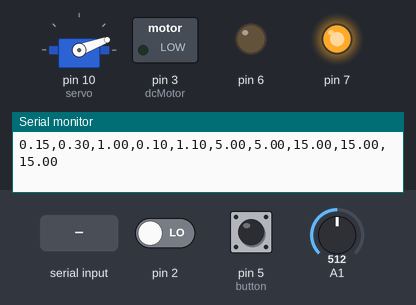
The sketch below on a simulated Arduino Uno, built with avr-gcc and run on an emulated ATmega328P. Shown: servo, switched loads named in the sketch (green lamp = pin HIGH), output pins drawn as LEDs (lit = HIGH), the last lines printed to the serial monitor. The test bench sets the inputs (shaded band); at power-on: A1 = 512, pin 5 (button) HIGH, pin 2 LOW. Servo pulses on a pin are drawn as a servo (544–2400 µs = 0–180°); pins used as bus, display or sensor lines are not drawn.

Above: at 1.2 s.
1.3 s: "1" received over Serial
At 4.24 s:
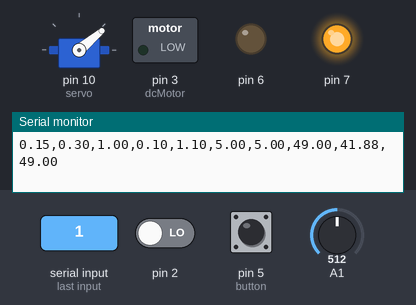
4.3 s: A1 set to 0
5.9 s: pin 5 (button) pulled LOW for 0.15 s
At 5.98 s:
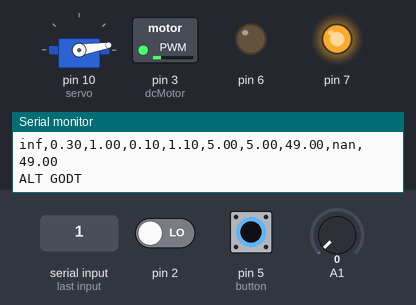
7.5 s: pin 5 (button) pulled LOW for 3.2 s
At 11.2 s:
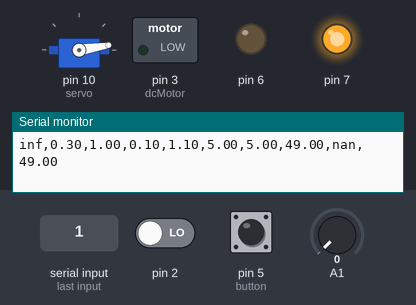
Timing chart, 0 to 12.7 s (numbered marks = the images above; inputs shaded):
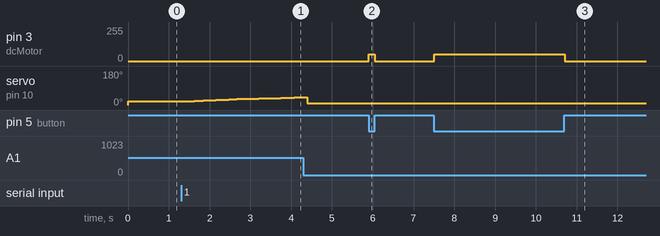

The sketch:

enitirecar_servo_v2_with_velocity.ino
```cpp
//#include <TimerOne.h>

#define feedback_PIN A0
#define PWM_PIN 9
const float theta_base_ref = 30;
float theta_ref = theta_base_ref;
int square_count = 0;
unsigned long t0 = 0;
const unsigned long ts = 5;

float T = 0.005;
float PWM_OUT = 0;


float x1 = 15;
float x2 = 0;
float x3 = 0;
float x4 = 0;

float lastx1 = 15;
float lastx2 = 0;
float lastx3 = 0;
float lastx4 = 0;

float L = 0.4;
float l = 0.3;
float v = 1;
float tau = 0.1;
float K = 1.1;
float Kp = 5;
float Kv = 5;
float ref = 15;
float lastref = 15;

const byte dcMotor = 3;  // Timer 2 "B" output: OC2B

const byte servo = 10;  // Timer 2 "B" output: OC2B

const long frequency_motor = 20000L;  // Hz

const long frequency_Servo =50L;

float DUTY = 2.7;
float DUTY_DC = 0;
float toPWM = (1 / DUTY) * 100;
float toPWM_DC = 0;

float IRdistance = 30;
int distanceCounter = 0;
int button = 5;

// Variables for measuring velocity
unsigned long tstart = 0;
unsigned long tstop = 0;
unsigned long tlast = 0;
double circumference = 0.2765; //27,65 cm
double magnets = 4.0;

void setup() {
  // put your setup code here, to run once:
  Serial.begin(115200);/*
  pinMode(PWM_PIN, OUTPUT);
   Timer1.initialize(2000);
   Timer1.stop();
   Timer1.restart();

   Timer1.pwm(PWM_PIN, 50, 20000);*/

  t0 = millis();
  pinMode (dcMotor, OUTPUT);
  pinMode(button, INPUT_PULLUP);
  pinMode ( servo, OUTPUT);
  pinMode(6, OUTPUT);
  pinMode(7,OUTPUT);
  digitalWrite(6,LOW);
  digitalWrite(7,HIGH);
  attachInterrupt(0, magnet_detect, RISING);//Initialize the intterrupt pin (Arduino digital pin 2)


  TCCR2A = bit (WGM20) | bit (WGM21) | bit (COM2B1); // fast PWM, clear OC2B on compare

  TCCR2B = bit (WGM22) | bit (CS21);         // fast PWM, prescaler of 8

  OCR2A =  ((F_CPU / 8) / frequency_motor) - 1;    // zero relative

  OCR2B = ((OCR2A + 1) / toPWM) - 1;             // 50% duty cycle


  TCCR1A = bit (WGM11) | bit (WGM10) | bit (COM1B1); // fast PWM, clear OC2B on compare

  TCCR1B = bit (WGM13) | bit (CS21);         // fast PWM, prescaler of 8

  OCR1A =  ((F_CPU / 16) / frequency_Servo) - 1;    // zero relative

  OCR1B = ((OCR1A + 1) / toPWM) - 1;             // 50% duty cycle*/
}

void loop() {
  if (Serial.available()) {
    ref = Serial.read();
    //ref = map(ref,0,320,0,65);
    //Serial.print("The following char was received: ");
    //Serial.println(ref,DEC);
  }

  servoLoop();
  dcmotorLoop();
  //Timer1.setPwmDuty(PWM_PIN, PWM_OUT);
  /*
  Serial.print(x1);
   Serial.print(",");
   Serial.print(ref);
   Serial.print(",");
   Serial.print(PWM_OUT);
   Serial.print("\n");
   */
  // Wait

  distanceCounter++;
  if(distanceCounter == 8){
    int sensorValue = analogRead(A1);
    IRdistance = 187754 * pow(sensorValue, -1.51);
    L = IRdistance/100;
    distanceCounter = 0;
  }
  t0 = millis();

  float interval = (tstart - tlast);
  float velocity;
  velocity = ((circumference / magnets) / (interval / 1000)) * 3.6;
  //v = velocity*3;


    while ((t0 + ts) > millis()) {
  }

}

void servoLoop(){
    Serial.print(L);
  Serial.print(',');
  Serial.print(l);
  Serial.print(',');
  Serial.print(v);
  Serial.print(',');
  Serial.print(tau);
  Serial.print(',');
  Serial.print(K);
  Serial.print(',');
  Serial.print(Kp);
  Serial.print(',');
  Serial.print(Kv);
  Serial.print(',');
  Serial.print(ref);
  Serial.print(',');
  Serial.print(x1);
  Serial.print(',');
  Serial.println(lastref);
 /* float L = 0.4;
  float l = 0.3;
  float v = 6;
  float tau = 0.1;
  float K = 1.1;
  float Kp = 5;
  float Kv = 5;
  float ref = 15;
  float lastref = 15;*/
  x1 = lastx1 + T*lastx2;
  x2 = lastx2 + T*lastx3;
  x3 = lastx3 + T*lastx4;
  x4 = lastx4-((100*L*l*tau+10*L*l+10*K*Kv*L*l)/(tau*10*L*l))*(x3-lastx3)-((100*K*Kv*L*l+100*L*l)/(10*L*l*tau))*(x2-lastx2)-((10*K*Kp*l*v+10*K*Kp*L*v)/(10*L*l*tau ))*(x1-lastx1)-((K*Kp*L*v + K*Kp*l*v)/(10*L*l*tau ))*lastx1*T+((10*K*Kp*L*v + 10*K*Kp*l*v)/(10*L*l*tau))*(ref-lastref)+((K*Kp*L*v + K*Kp*v*l)/(10*L*l*tau ))*lastref*T;

  lastref = ref;
  lastx1 = x1;
  lastx2 = x2;
  lastx3 = x3;
  lastx4 = x4;


  //if(x1 < 0) x1 = 0;
  //if(x1 > 65) x1 = 65;
  DUTY = map(x1, 0, 65, 320, 570);
  DUTY = DUTY/100;
  if(DUTY < 2.7) DUTY = 2.7;
  if(DUTY > 6) DUTY = 6;

  //DUTY = 4.3; //remove this

  toPWM = (1 / DUTY) * 100;

  OCR1B = ((OCR1A + 1) / toPWM) - 1;
}

void dcmotorLoop(){

  if(digitalRead(button) == LOW){
    DUTY_DC = 20;
    toPWM_DC = (1 / DUTY_DC) * 100;

    OCR2B = ((OCR2A + 1) / toPWM_DC) - 1;
    Serial.println("ALT GODT");
  }
  else {
    toPWM_DC = 0;

    OCR2B = ((OCR2A + 1) / toPWM_DC) - 1;
  }
}

void magnet_detect() {
  tlast = tstart;
  tstart = millis();

}
```

Measured:
- after the input at 1.3 s, servo on pin 10 (servo): moves from 20° to 40° over 2.5 s, starting after 0.23 s
- after the input at 5.9 s, pin 3 (dcMotor): 0/255 → 49/255 at once, → 0/255 0.15 s later
- after the input at 7.5 s, pin 3 (dcMotor): 0/255 → 49/255 at once, → 0/255 3.2 s later
